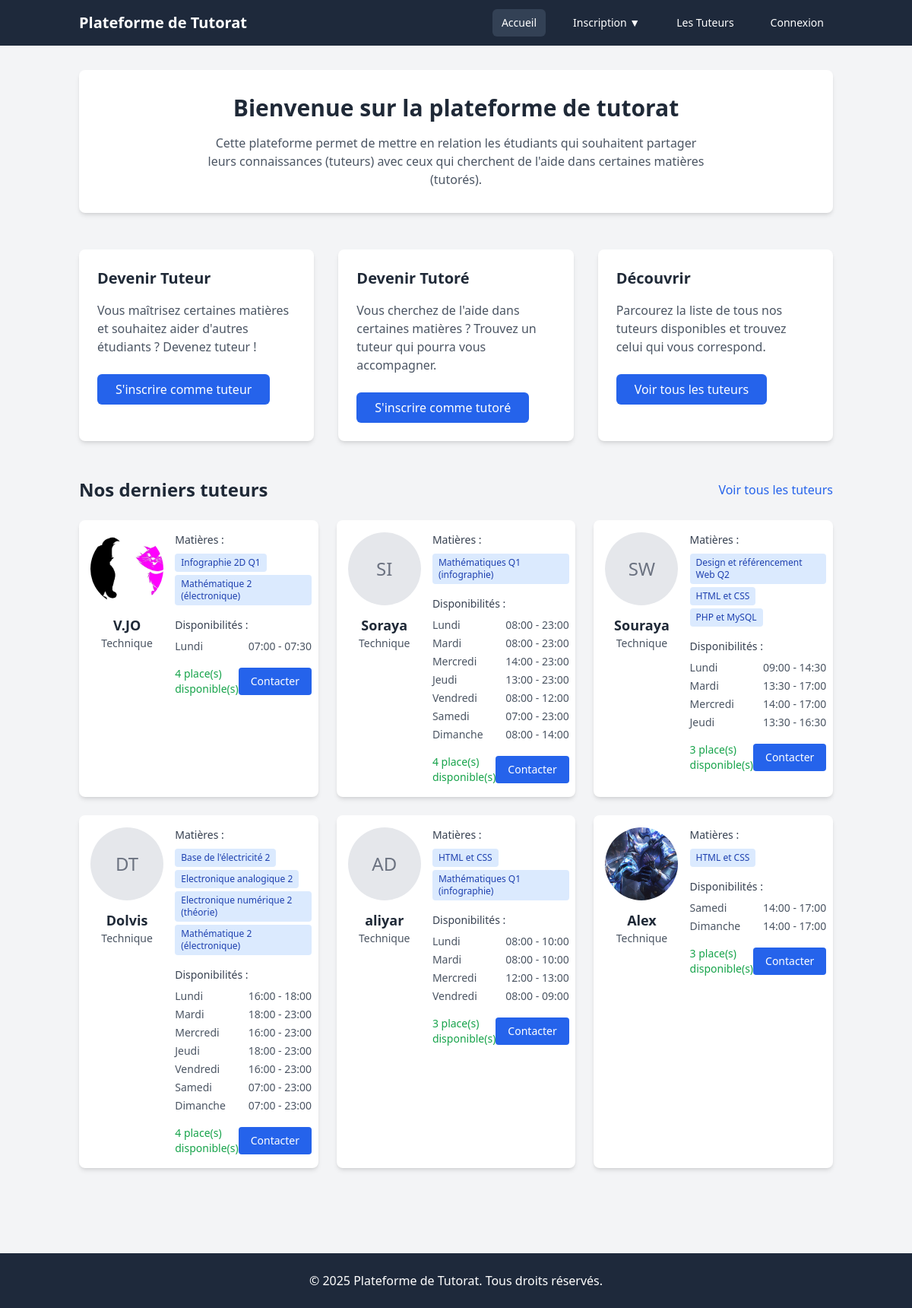
The page / on the database its author committed.
### tables this page shows
CREATE TABLE `users` (
  `id` int(11) NOT NULL,
  `firstname` varchar(50) NOT NULL,
  `lastname` varchar(50) NOT NULL,
  `username` varchar(50) NOT NULL,
  `email` varchar(255) NOT NULL,
  `password` varchar(255) NOT NULL,
  `photo` varchar(255) DEFAULT NULL,
  `phone` varchar(20) DEFAULT NULL,
  `study_level` enum('Bloc 1','Bloc 2 - poursuite d''études','Bloc 2 - année diplômante','Master') NOT NULL,
  `department_id` int(11) NOT NULL,
  `section` varchar(100) NOT NULL,
  `created_at` timestamp NULL DEFAULT CURRENT_TIMESTAMP,
  `updated_at` timestamp NULL DEFAULT CURRENT_TIMESTAMP ON UPDATE CURRENT_TIMESTAMP,
  `user_type` enum('tutor','tutee') NOT NULL,
  `status` enum('pending','published','rejected') NOT NULL DEFAULT 'pending'
);

CREATE TABLE `departments` (
  `id` int(11) NOT NULL,
  `name` varchar(50) NOT NULL
);

CREATE TABLE `availability` (
  `id` int(11) NOT NULL,
  `user_id` int(11) NOT NULL,
  `day_of_week` enum('Monday','Tuesday','Wednesday','Thursday','Friday','Saturday','Sunday') NOT NULL,
  `start_time` time NOT NULL,
  `end_time` time NOT NULL
);

### includes/queries/tutor-queries.php (called while the page is built, shortened)
<?php
function getLatestTutors($db, $department_id = null, $limit = 6) {
    $query = "
        SELECT
            u.id,
            u.firstname,
            u.lastname,
            u.photo,
            u.username,
            d.name as department_name,
            GROUP_CONCAT(DISTINCT s.name) as subjects,
            t.id as tutor_id,
            (
                SELECT COUNT(*)
                FROM tutoring_relationships tr
                WHERE tr.tutor_id = t.id
                AND tr.status = 'accepted'
            ) as current_tutees
        FROM users u
        INNER JOIN departments d ON u.department_id = d.id
        INNER JOIN tutors t ON u.id = t.user_id
        LEFT JOIN tutor_subjects ts ON t.id = ts.tutor_id
        LEFT JOIN subjects s ON ts.subject_id = s.id
        WHERE u.user_type = 'tutor'
        AND u.status = 'published'
    ";
    $params = [];
    $query .= " GROUP BY u.id ORDER BY u.created_at DESC LIMIT ?";
    $params[] = $limit;
    $stmt = $db->prepare($query);
    $stmt->execute($params);
    return $stmt->fetchAll();
}
function getTutorsAvailabilities($db, $tutor_ids) {
    $placeholders = str_repeat('?,', count($tutor_ids) - 1) . '?';
    $query = "
        SELECT a.user_id,
               a.day_of_week,
               DATE_FORMAT(a.start_time, '%H:%i') as start_time,
               DATE_FORMAT(a.end_time, '%H:%i') as end_time
        FROM availability a
        JOIN users u ON a.user_id = u.id
        WHERE u.id IN ($placeholders)
        AND u.status = 'published'
        ORDER BY FIELD(a.day_of_week, 'Monday', 'Tuesday', 'Wednesday', 'Thursday', 'Friday', 'Saturday', 'Sunday')
    ";
    $stmt = $db->prepare($query);
    $stmt->execute($tutor_ids);
    $availabilities = $stmt->fetchAll();
    $result = [];
    foreach ($availabilities as $availability) {
        $result[$availability['user_id']][] = $availability;
    }
    return $result;
}

### includes/components/tutor-card.php (the view)
<?php
function renderTutorCard($tutor, $availability_by_tutor = []) {
    $days_fr = [
        'Monday' => 'Lundi',
        'Tuesday' => 'Mardi',
        'Wednesday' => 'Mercredi',
        'Thursday' => 'Jeudi',
        'Friday' => 'Vendredi',
        'Saturday' => 'Samedi',
        'Sunday' => 'Dimanche'
    ];
    ?>
    <div class="bg-white rounded-lg shadow-md overflow-hidden transform hover:scale-[1.02] transition-transform duration-200">
        <div class="p-4">
            <div class="flex gap-4">
                <div class="flex flex-col items-center w-1/3">
                    <div class="w-24 h-24 rounded-full overflow-hidden mb-3">
                        <?php if ($tutor['photo']): ?>
                            <img src="uploads/<?php echo htmlspecialchars($tutor['photo']); ?>"
                                 alt="Photo de <?php echo htmlspecialchars($tutor['username']); ?>"
                                 class="w-full h-full object-cover">
                        <?php else: ?>
                            <div class="w-full h-full bg-gray-200 flex items-center justify-center">
                                <span class="text-2xl text-gray-500">
                                    <?php echo strtoupper(substr($tutor['firstname'], 0, 1) . substr($tutor['lastname'], 0, 1)); ?>
                                </span>
                            </div>
                        <?php endif; ?>
                    </div>
                    <h3 class="text-lg font-semibold text-gray-800 text-center">
                        <?php echo htmlspecialchars($tutor['username']); ?>
                    </h3>
                    <p class="text-sm text-gray-600 text-center">
                        <?php echo htmlspecialchars($tutor['department_name']); ?>
                    </p>
                </div>
                <div class="flex-1">
                    <?php if (isset($tutor['subjects']) && $tutor['subjects']): ?>
                        <div class="mb-4">
                            <h4 class="text-sm font-medium text-gray-700 mb-2">Matières :</h4>
                            <div class="flex flex-wrap gap-1">
                                <?php foreach (explode(',', $tutor['subjects']) as $subject): ?>
                                    <span class="inline-block bg-blue-100 text-blue-800 text-xs px-2 py-1 rounded">
                                        <?php echo htmlspecialchars($subject); ?>
                                    </span>
                                <?php endforeach; ?>
                            </div>
                        </div>
                    <?php endif; ?>
                    <div class="mb-4">
                        <h4 class="text-sm font-medium text-gray-700 mb-2">Disponibilités :</h4>
                        <?php if (isset($availability_by_tutor[$tutor['id']]) && !empty($availability_by_tutor[$tutor['id']])): ?>
                            <div class="space-y-1 text-sm">
                                <?php foreach ($availability_by_tutor[$tutor['id']] as $availability): ?>
                                    <div class="flex justify-between text-gray-600">
                                        <span class="font-medium"><?php echo $days_fr[$availability['day_of_week']]; ?></span>
                                        <span><?php echo $availability['start_time']; ?> - <?php echo $availability['end_time']; ?></span>
                                    </div>
                                <?php endforeach; ?>
                            </div>
                        <?php else: ?>
                            <p class="text-sm text-gray-500 italic">Aucune disponibilité renseignée</p>
                        <?php endif; ?>
                    </div>
                    <div class="flex justify-between items-center mt-4">
                        <div class="text-sm">
                            <?php if ($tutor['current_tutees'] >= 4): ?>
                                <span class="text-red-600 font-medium">Complet</span>
                            <?php else: ?>
                                <span class="text-green-600 font-medium">
                                    <?php echo 4 - $tutor['current_tutees']; ?> place(s) disponible(s)
                                </span>
                            <?php endif; ?>
                        </div>
                        <?php if ($tutor['current_tutees'] < 4): ?>
                            <a href="contact-tutor.php?id=<?php echo $tutor['id']; ?>"
                               class="inline-block bg-blue-600 text-white px-4 py-2 rounded hover:bg-blue-700 transition-colors text-sm">
                                Contacter
                            </a>
                        <?php else: ?>
                            <span class="inline-block bg-gray-300 text-gray-600 px-4 py-2 rounded text-sm">
                                Complet
                            </span>
                        <?php endif; ?>
                    </div>
                </div>
            </div>
        </div>
    </div>
    <?php
}
?>

### index.php (shortened to what this page needs)
<?php
require_once 'includes/queries/tutor-queries.php';
require_once 'includes/components/tutor-card.php';
$db = Database::getInstance()->getConnection();
try {
    $latest_tutors = getLatestTutors($db);
    $tutor_ids = array_column($latest_tutors, 'id');
    $availability_by_tutor = getTutorsAvailabilities($db, $tutor_ids);
} catch (PDOException $e) {
    $latest_tutors = [];
    $availability_by_tutor = [];
}
require_once 'includes/header.php';
?>
<main class="container mx-auto px-4 py-8">
    <section class="text-center mb-12 bg-white p-8 rounded-lg shadow-md">
        <h2 class="text-3xl font-bold text-gray-800 mb-4">Bienvenue sur la plateforme de tutorat</h2>
        <p class="text-gray-600 max-w-2xl mx-auto">
            Cette plateforme permet de mettre en relation les étudiants qui souhaitent partager leurs connaissances (tuteurs)
            avec ceux qui cherchent de l'aide dans certaines matières (tutorés).
        </p>
    </section>
    <section class="grid md:grid-cols-2 lg:grid-cols-3 gap-8 mb-12">
        <?php include 'includes/components/feature-cards.php'; ?>
    </section>
    <section class="mb-12">
        <div class="flex justify-between items-center mb-6">
            <h2 class="text-2xl font-bold text-gray-800">Nos derniers tuteurs</h2>
            <a href="all-tutors.php" class="text-blue-600 hover:underline">Voir tous les tuteurs</a>
        </div>
        <div class="grid md:grid-cols-2 lg:grid-cols-3 gap-6">
            <?php foreach ($latest_tutors as $tutor): ?>
                <?php renderTutorCard($tutor, $availability_by_tutor); ?>
            <?php endforeach; ?>
        </div>
    </section>
</main>
<?php require_once 'includes/footer.php'; ?>

### rows shown on the page
users: photo (picture), username "V.JO", department.name "Technique", subject "Infographie 2D Q1", subject "Mathématique 2 (électronique)", current_tutees "4"
availability: day_of_week "Lundi", start_time "07:00", end_time "07:30"
users: firstname+lastname "SI", username "Soraya", department.name "Technique", subject "Mathématiques Q1 (infographie)", current_tutees "4"
availability: day_of_week "Lundi", start_time "08:00", end_time "23:00"
availability: day_of_week "Mardi", start_time "08:00", end_time "23:00"
availability: day_of_week "Mercredi", start_time "14:00", end_time "23:00"
availability: day_of_week "Jeudi", start_time "13:00", end_time "23:00"
availability: day_of_week "Vendredi", start_time "08:00", end_time "12:00"
availability: day_of_week "Samedi", start_time "07:00", end_time "23:00"
availability: day_of_week "Dimanche", start_time "08:00", end_time "14:00"
users: firstname+lastname "SW", username "Souraya", department.name "Technique", subject "Design et référencement Web Q2", subject "HTML et CSS", subject "PHP et MySQL", current_tutees "3"
availability: day_of_week "Lundi", start_time "09:00", end_time "14:30"
availability: day_of_week "Mardi", start_time "13:30", end_time "17:00"
availability: day_of_week "Mercredi", start_time "14:00", end_time "17:00"
availability: day_of_week "Jeudi", start_time "13:30", end_time "16:30"
users: firstname+lastname "DT", username "Dolvis", department.name "Technique", subject "Base de l'électricité 2", subject "Electronique analogique 2", subject "Electronique numérique 2 (théorie)", subject "Mathématique 2 (électronique)", current_tutees "4"
availability: day_of_week "Lundi", start_time "16:00", end_time "18:00"
availability: day_of_week "Mardi", start_time "18:00", end_time "23:00"
availability: day_of_week "Mercredi", start_time "16:00", end_time "23:00"
availability: day_of_week "Jeudi", start_time "18:00", end_time "23:00"
availability: day_of_week "Vendredi", start_time "16:00", end_time "23:00"
availability: day_of_week "Samedi", start_time "07:00", end_time "23:00"
availability: day_of_week "Dimanche", start_time "07:00", end_time "23:00"
users: firstname+lastname "AD", username "aliyar", department.name "Technique", subject "HTML et CSS", subject "Mathématiques Q1 (infographie)", current_tutees "3"
availability: day_of_week "Lundi", start_time "08:00", end_time "10:00"
availability: day_of_week "Mardi", start_time "08:00", end_time "10:00"
availability: day_of_week "Mercredi", start_time "12:00", end_time "13:00"
availability: day_of_week "Vendredi", start_time "08:00", end_time "09:00"
users: photo (picture), username "Alex", department.name "Technique", subject "HTML et CSS", current_tutees "3"
availability: day_of_week "Samedi", start_time "14:00", end_time "17:00"
availability: day_of_week "Dimanche", start_time "14:00", end_time "17:00"
